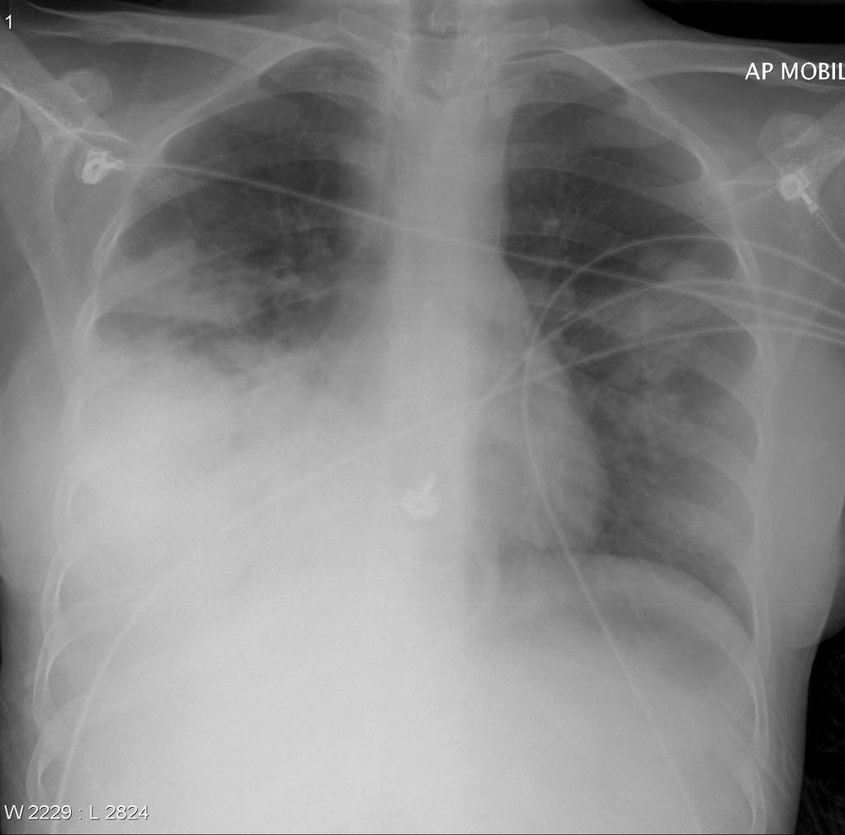
#> input picture Properties_and_spatial_filters/chest_xray.jpg, 845 x 835 px, shrunk from 1024 x 1012 before the run, found by its file name
$ python image-processing.py
#> lines starting #> are read from the running program, lines starting #| are printed output that depends on the picture; after the words box and inside, x2 and y2 are one past the last pixel; in counts of white or black regions, pixels touching at a corner belong together
import numpy as np
import cv2
import matplotlib.pyplot as plt
from typing import Tuple, List, Union
import os

# Step 1-2: Load images and convert to grayscale if needed
def load_image(file_path: str) -> np.ndarray:
    """
    Load an image from file path and convert to grayscale if needed.

    Args:
        file_path: Path to the image file

    Returns:
        Grayscale image as numpy array
    """
#> called with file_path = 'chest_xray.jpg'
    if not os.path.exists(file_path):
        raise FileNotFoundError(f"Image file not found: {file_path}")

    img = cv2.imread(file_path)
#> img is the input picture: shape (835, 845, 3); min 0, max 255, mean 136.1
    if img is None:
        raise ValueError(f"Could not read image: {file_path}")

    # Convert to grayscale if image has 3 channels
    if len(img.shape) == 3:
        return cv2.cvtColor(img, cv2.COLOR_BGR2GRAY)
    return img

def display_images(images: List[np.ndarray], titles: List[str], figsize=(15, 10), rows=1):
    """
    Display multiple images in a single figure with titles.

    Args:
        images: List of images to display
        titles: List of titles for each image
        figsize: Figure size (width, height)
        rows: Number of rows in the subplot grid
    """
    cols = int(np.ceil(len(images) / rows))
    fig, axes = plt.subplots(rows, cols, figsize=figsize)
    axes = axes.flatten() if rows * cols > 1 else [axes]

    for i, (img, title) in enumerate(zip(images, titles)):
        axes[i].imshow(img, cmap='gray')
        axes[i].set_title(title)
        axes[i].axis('off')

    plt.tight_layout()
    return fig

# Step 3: Analyze gray value range
def analyze_gray_range(img: np.ndarray) -> Tuple[int, int]:
    """
    Find the minimum and maximum pixel values in a grayscale image.

    Args:
        img: Grayscale image as numpy array

    Returns:
        Tuple of (min_value, max_value)
    """
    min_val = np.min(img)
#> min_val = 0
    max_val = np.max(img)
#> max_val = 255
#> in process_all_images, `min_val, max_val = analyze_gray_range(original)`: min_val = 0; max_val = 255
#| chest_xray: Gray value range = [0, 255]
    return min_val, max_val

# Step 4: Implement contrast normalization
def normalize_image(img: np.ndarray) -> np.ndarray:
    """
    Normalize image contrast to use full range [0, 255].

    Args:
        img: Grayscale image as numpy array

    Returns:
        Normalized image
    """
    min_val, max_val = analyze_gray_range(img)
#> min_val = 0; max_val = 255

    # Avoid division by zero
    if min_val == max_val:
        return np.zeros_like(img)

    # Apply normalization formula
    normalized = ((img - min_val) * 255 / (max_val - min_val)).astype(np.uint8)
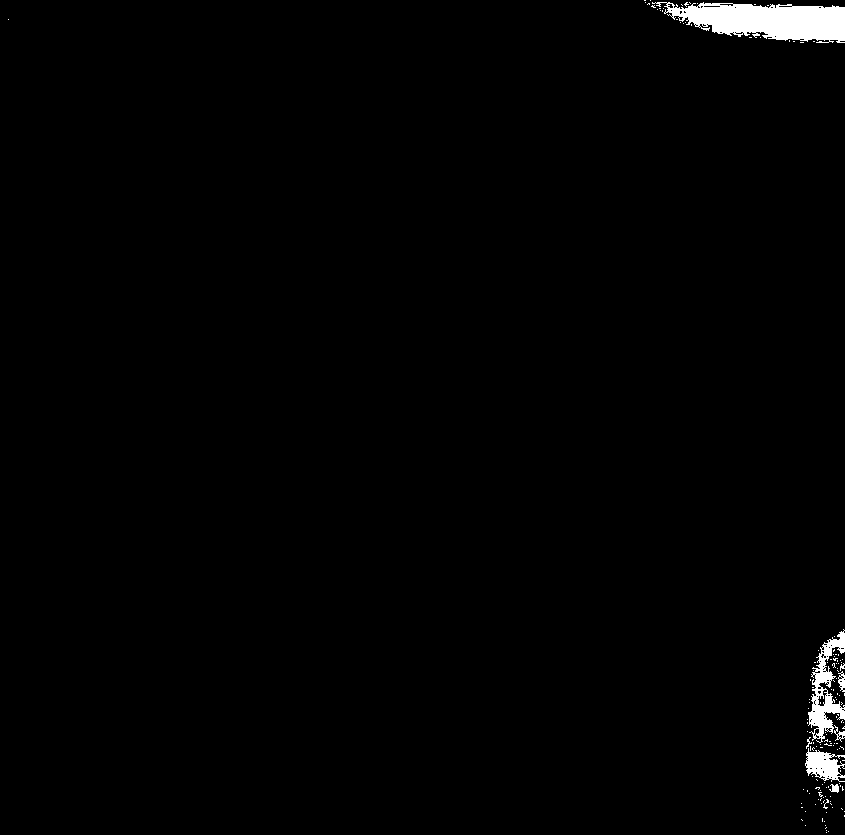
#> normalized: shape (835, 845); values 0 (black) and 1 (white), 1.1% white; 144 white regions (135 under 20 px), largest, box (x1, y1, x2, y2) and area: (652, 2, 845, 43) 5044, (808, 629, 845, 743) 1629, (805, 748, 845, 782) 798
    return normalized

# Step 7: Implement SubMatriz function
# [36 lines left out: function SubMatriz, not called in this run]

# Step 5: Implement mean filtering
def apply_mean_filter(img: np.ndarray, kernel_size: int) -> np.ndarray:
    """
    Apply mean filtering to an image.

    Args:
        img: Input grayscale image
        kernel_size: Size of the kernel (must be odd)

    Returns:
        Filtered image
    """
#> called with kernel_size = 5
    if kernel_size % 2 == 0:
        raise ValueError("Kernel size must be odd")

    # Use built-in cv2 function for efficiency
    return cv2.blur(img, (kernel_size, kernel_size))
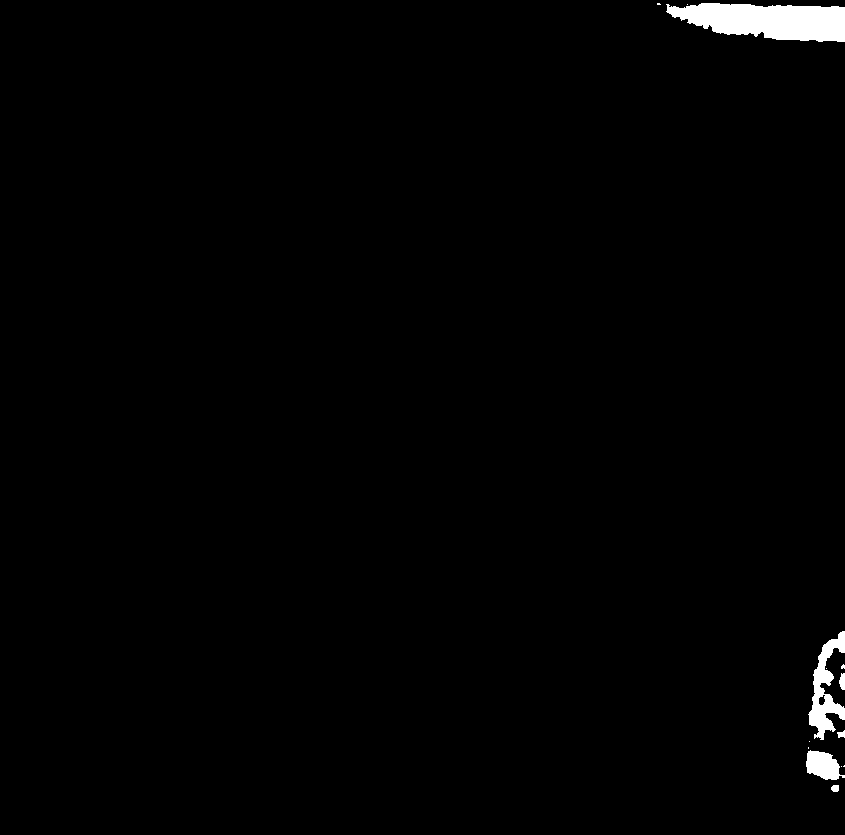
#> returned value: shape (835, 845); values 0 (black) and 1 (white), 1.1% white; 14 white regions (8 under 20 px), largest, box (x1, y1, x2, y2) and area: (666, 3, 845, 42) 5065, (808, 631, 845, 740) 1706, (806, 750, 845, 780) 772, (839, 673, 845, 690) 80, (831, 785, 839, 792) 49, (837, 730, 845, 738) 43

# Step 6: Implement median filtering
def apply_median_filter(img: np.ndarray, kernel_size: int) -> np.ndarray:
    """
    Apply median filtering to an image.

    Args:
        img: Input grayscale image
        kernel_size: Size of the kernel (must be odd)

    Returns:
        Filtered image
    """
#> called with kernel_size = 5
    if kernel_size % 2 == 0:
        raise ValueError("Kernel size must be odd")

    # Use built-in cv2 function for efficiency
    return cv2.medianBlur(img, kernel_size)
#> returned value: shape (835, 845); values 0 (black) and 1 (white), 1.1% white; 16 white regions (10 under 20 px), largest, box (x1, y1, x2, y2) and area: (666, 3, 845, 42) 5065, (808, 631, 845, 740) 1706, (806, 750, 845, 780) 772, (839, 673, 845, 690) 78, (831, 785, 839, 792) 49, (837, 730, 845, 738) 42

# Step 8-9: Implement max and min filtering using SubMatriz
def apply_filter_with_submatriz(img: np.ndarray, kernel_size: int,
                              filter_func: callable) -> np.ndarray:
    """
    Apply a custom filter to an image using the SubMatriz function.

    Args:
        img: Input grayscale image
        kernel_size: Size of the kernel (must be odd)
        filter_func: Function to apply to each submatrix (e.g., np.max, np.min)

    Returns:
        Filtered image
    """
#> called with kernel_size = 5
    if kernel_size % 2 == 0:
        raise ValueError("Kernel size must be odd")

    height, width = img.shape
    result = np.zeros_like(img)

    # For better performance, we'll use cv2's built-in functions when possible
    if filter_func == np.max:
        return cv2.dilate(img, np.ones((kernel_size, kernel_size), np.uint8))
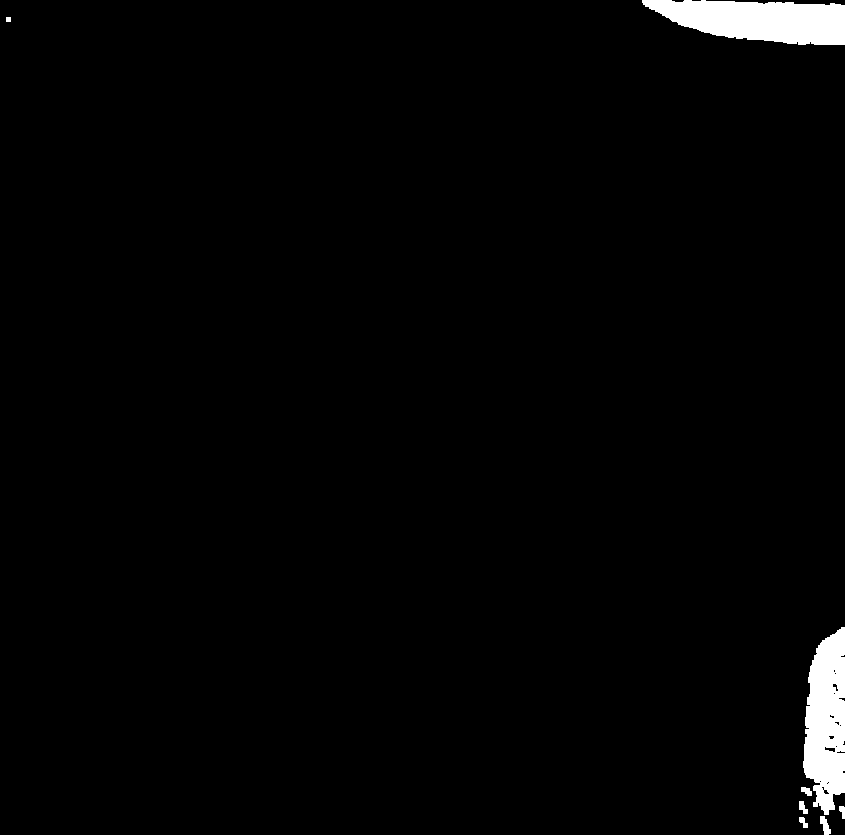
#> returned value: shape (835, 845); values 0 (black) and 1 (white), 1.8% white; 8 white regions, largest, box (x1, y1, x2, y2) and area: (642, 0, 845, 45) 6630, (803, 627, 845, 815) 5899, (820, 816, 831, 835) 122
    elif filter_func == np.min:
        return cv2.erode(img, np.ones((kernel_size, kernel_size), np.uint8))

    # For custom filter functions, we'll use our SubMatriz implementation
    for y in range(height):
        for x in range(width):
            submatrix = SubMatriz(img, (x, y), kernel_size)
            result[y, x] = filter_func(submatrix)

    return result

def apply_max_filter(img: np.ndarray, kernel_size: int) -> np.ndarray:
    """
    Apply maximum filtering to an image.

    Args:
        img: Input grayscale image
        kernel_size: Size of the kernel (must be odd)

    Returns:
        Filtered image
    """
    return apply_filter_with_submatriz(img, kernel_size, np.max)

def apply_min_filter(img: np.ndarray, kernel_size: int) -> np.ndarray:
    """
    Apply minimum filtering to an image.

    Args:
        img: Input grayscale image
        kernel_size: Size of the kernel (must be odd)

    Returns:
        Filtered image
    """
    return apply_filter_with_submatriz(img, kernel_size, np.min)
#> call 2 of apply_filter_with_submatriz, with kernel_size = 5
#> in apply_filter_with_submatriz (call 2), `return cv2.erode(img, np.ones((kernel_size, kernel_size), np.uint8))`:
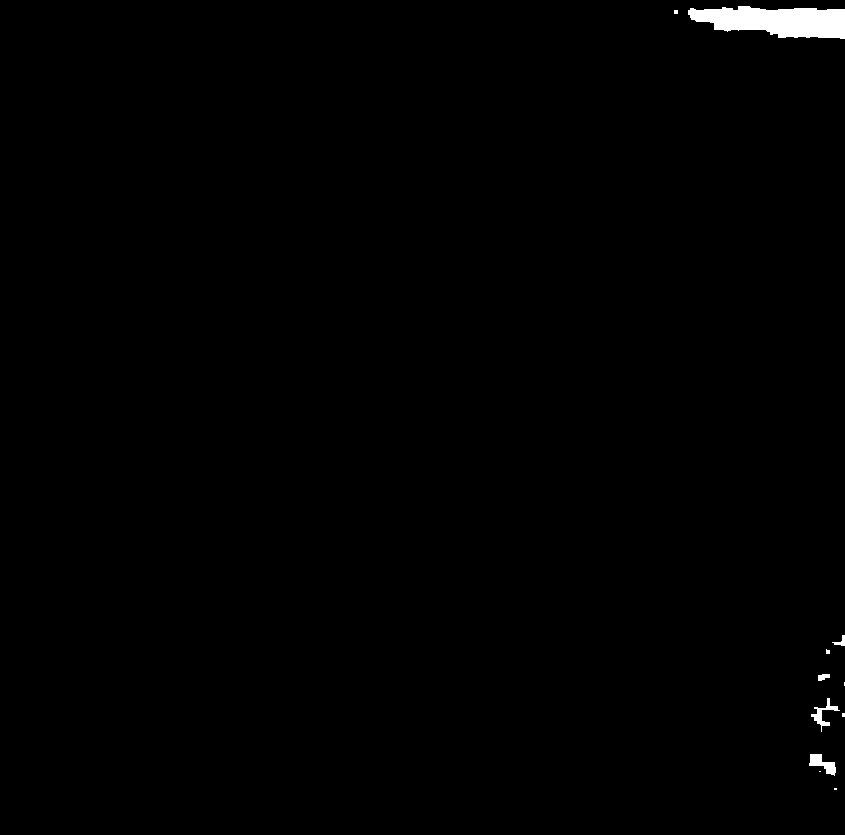
#> returned value: shape (835, 845); values 0 (black) and 1 (white), 0.62% white; 11 white regions (6 under 20 px), largest, box (x1, y1, x2, y2) and area: (688, 6, 845, 39) 3686, (809, 754, 836, 776) 288, (811, 698, 840, 732) 247, (818, 674, 830, 681) 62, (832, 635, 845, 646) 61

# Step 10-14: Process all images and generate comparison
def process_all_images(image_paths: List[str], kernel_size: int = 3):
    """
    Process all images with various filters and display the results.

    Args:
        image_paths: List of paths to the images
        kernel_size: Size of the kernel for filtering operations
    """
    results = []

    for path in image_paths:
        try:
            # Get just the filename without extension
            filename = os.path.splitext(os.path.basename(path))[0]

            # Load and process the image
            original = load_image(path)

            # Analyze gray range
            min_val, max_val = analyze_gray_range(original)
            print(f"{filename}: Gray value range = [{min_val}, {max_val}]")

            # Apply normalization
            normalized = normalize_image(original)

            # Apply various filters
            mean_filtered = apply_mean_filter(normalized, kernel_size)
            median_filtered = apply_median_filter(normalized, kernel_size)
            max_filtered = apply_max_filter(normalized, kernel_size)
            min_filtered = apply_min_filter(normalized, kernel_size)

            # Display results
            images = [original, normalized, mean_filtered, median_filtered, max_filtered, min_filtered]
            titles = [
                f"Original",
                f"Normalized",
                f"Mean ({kernel_size}x{kernel_size})",
                f"Median ({kernel_size}x{kernel_size})",
                f"Max ({kernel_size}x{kernel_size})",
                f"Min ({kernel_size}x{kernel_size})"
            ]

            # Create figure with all processed versions
            fig = display_images(images, titles, figsize=(18, 10), rows=2)
#> in display_images, `cols = int(np.ceil(len(images) / rows))`: cols = 3
#> the loop in display_images, `for i, (img, title) in enumerate(zip(images, titles)):` made 6 passes
#> title on passes 1 to 6: 'Original', 'Normalized', 'Mean (5x5)', 'Median (5x5)', 'Max (5x5)', 'Min (5x5)'
            plt.suptitle(f"Processing results for {filename}", fontsize=16)

            # Save the figure
            output_filename = f"{filename}_results.png"
            fig.savefig(output_filename)
            plt.close(fig)

            print(f"Results saved to {output_filename}")
            results.append((filename, images))

        except Exception as e:
            print(f"Error processing {path}: {str(e)}")
#> pass 2 of the loop in process_all_images, `for path in image_paths:`:
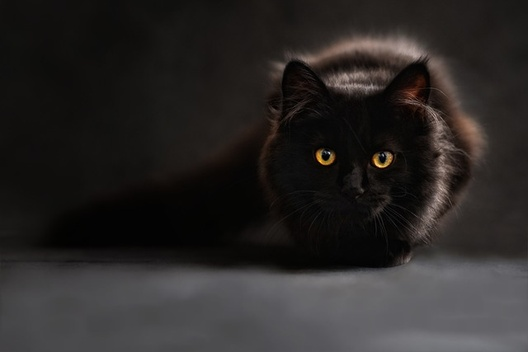
#> input picture Properties_and_spatial_filters/cat.jpg, 528 x 352 px, shrunk from 640 x 427 before the run, found by its file name
#> in load_image, img is the input picture: shape (352, 528, 3); mean B, G, R 38.7, 39.7, 42.6
#> in process_all_images, `min_val, max_val = analyze_gray_range(original)`: max_val = 224
#| cat: Gray value range = [0, 224]
#> in normalize_image (call 2), `normalized = ((img - min_val) * 255 / (max_val - min_val)).astype(np.u..`:
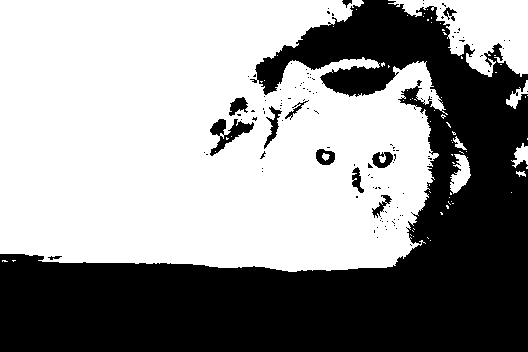
#> normalized: shape (352, 528); values 0 (black) and 1 (white), 57.9% white; 120 black regions (108 under 20 px), largest, box (x1, y1, x2, y2) and area: (0, 0, 528, 352) 75997, (210, 119, 254, 156) 623, (264, 106, 282, 149) 241
#> in apply_filter_with_submatriz (call 4), `return cv2.erode(img, np.ones((kernel_size, kernel_size), np.uint8))`:
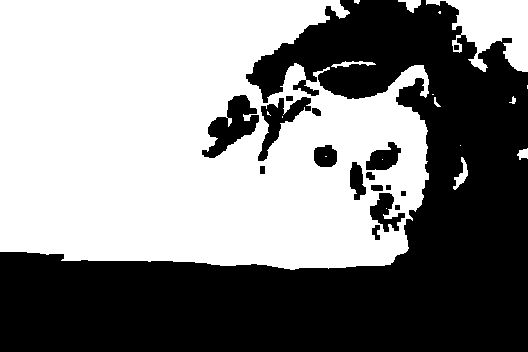
#> returned value: shape (352, 528); values 0 (black) and 1 (white), 52.6% white; 17 black regions, largest, box (x1, y1, x2, y2) and area: (0, 0, 528, 352) 82809, (202, 95, 259, 158) 1690, (258, 97, 311, 161) 1137
#> the loop in display_images (call 2), `for i, (img, title) in enumerate(zip(images, titles)):` made 6 passes

    return results

# Main function
def main():
    # List of image paths
    image_paths = ["chest_xray.jpg", "cat.jpg", "forest.jpg", "papyrus.png"]

    # Kernel size for filtering operations
    kernel_size = 5  # You can adjust this value

    # Process all images
    results = process_all_images(image_paths, kernel_size)

    print("\nSummary of processing:")
    print("=====================")
    for filename, _ in results:
        print(f"- {filename}: Successfully processed and saved results")

    print("\nConclusion:")
    print("1. Normalization improved the contrast in all images by utilizing the full range of gray values.")
    print("2. Mean filtering helped reduce noise but introduced some blurring.")
    print("3. Median filtering was effective at removing salt-and-pepper noise while preserving edges better than mean filtering.")
    print("4. Maximum filtering enhanced bright details and expanded bright regions.")
    print("5. Minimum filtering enhanced dark details and expanded dark regions.")
    print(f"\nAll processing was done with a {kernel_size}x{kernel_size} kernel size.")

if __name__ == "__main__":
    main()
